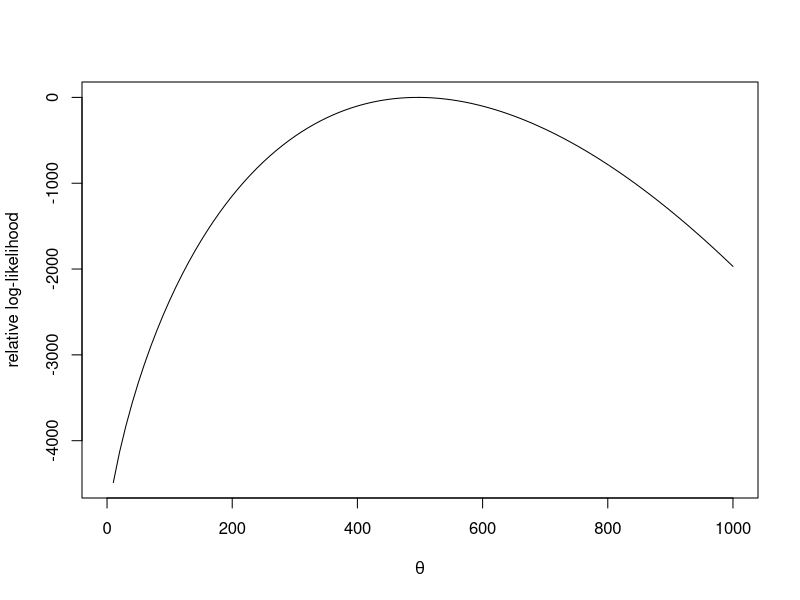

Generate this figure with R: (Note: this script raises an error after producing the figure.)
set.seed(123)
#data
weib.y = c(225, 171, 198, 189, 189, 135, 162, 135, 117, 162)
#####functions#####
t1 = function(data){ #sufficient statistic
  t = sum( log(data) )
  return(t)
}
nllik = function(th, data){ #log likelihood
  n = length(data)
  t = t1(data)
  l = -n*lgamma(th)+n*th*log(3)+(th-1)*t
  return(-l)
}
score = function(th, data){ #score function
  n = length(data)
  t = t1(data)
  s = -n*digamma(th)+n*log(3) + t
  return(s)
}
#### compute the mle from the score ####
# uniroot(nscore, c(1e-10,1000), data = weib.y)
mle_score = nleqslv::nleqslv(0.5, score, data = weib.y, jacobian = TRUE)
mle_score$x 
mle_score$fvec
mle_score$jac

#### compute the mle from the log-likelihood ####
#optimize(nllik, interval = c(0,1000), data = weib.y)
#optim(400, fn = nllik, method = 'SANN',  hessian = T, data = weib.y)
mle_llik = optim(400, fn = nllik, method = 'L-BFGS-B', 
                 lower = 0, upper = 1000, hessian = T, data = weib.y)
mle_llik$value
mle_llik$par
mle_llik$hessian

#### plot the relative log-likelihood for theta
#base plot
plot(function(x) -nllik(x, data = weib.y) + mle_llik$value, 0,1000, 
     ylab = 'relative log-likelihood', xlab = expression(theta))

# #teamggplot
tibble(theta = seq(0,1000,1)) %>%
  mutate(rel_ll = -nllik(theta, data = weib.y) + mle_llik$value) %>%
  ggplot(aes(x = theta, y = rel_ll))+
  geom_line() +
  labs(y = 'relative log-likelihood', x = expression(theta))+
  theme_minimal()
